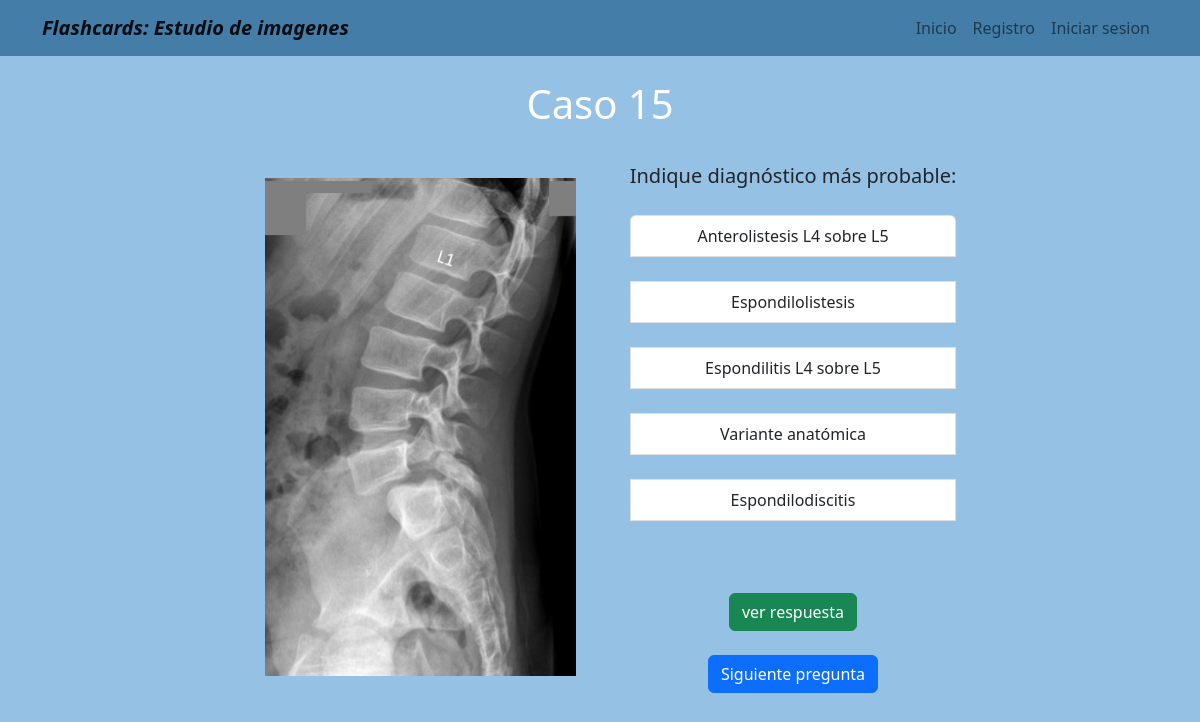
Page /alternativas/15/ on the committed database.
### alternativas/models.py (models this page shows)
class secc_alternativa(models.Model):
    numero_respuesta_alt= PositiveSmallIntegerField(default=1)
    alternativa_1= CharField(max_length=100, blank=True)
    alternativa_2= CharField(max_length=100, blank=True)
    alternativa_3= CharField(max_length=100, blank=True)
    alternativa_4= CharField(max_length=100, blank=True)
    alternativa_5= CharField(max_length=100, blank=True)
    alternativa_respuesta= CharField(max_length=100, blank=True)
    descripcion_breve = CharField(max_length=600, blank=True)
    url_info_esp= URLField(blank=True)
    url_info_ing= URLField(blank=True)
    imagen_con_patologia= ImageField(upload_to='estudio/images/')
    pregunta= CharField(max_length=500, blank=True)

### alternativas/views.py (the view)
# urls.py: path('15/', quince, name='quince'),
def quince(request):
    quinceavo= secc_alternativa.objects.filter(numero_respuesta_alt=15)
    return render(request, '15.html',{'quinceavo':quinceavo})

### alternativas/templates/15.html
{% extends "layout.html" %}
{% block content %}
{% for info in quinceavo %}
<h1 style="color:white ; text-align:center;"> Caso {{info.numero_respuesta_alt}}</h1> <br/>
  <td style="padding-left: 20px;">
    <img src=" {{info.imagen_con_patologia.url}}" width="75%" > <br>
  </td>
  <td style="padding-right: 50px;">
    <a style=" font-size: 20px">{{info.pregunta}} </a> <br><br>
    <div class="list-group">
      <a class="list-group-item list-group-item-action">{{info.alternativa_1}} </a> <br>
      <a class="list-group-item list-group-item-action">{{info.alternativa_2}} </a> <br>
      <a class="list-group-item list-group-item-action">{{info.alternativa_3}} </a> <br>
      <a class="list-group-item list-group-item-action">{{info.alternativa_4}} </a> <br>
      <a class="list-group-item list-group-item-action">{{info.alternativa_5}} </a> <br>
  </div>
  <br> <br> <a class="btn btn-success text-center contenedor-boton-inicio" href="{% url 'quince_r' %}" role="button" > ver respuesta </a>
  <br> <br> <a class="btn btn-primary text-center contenedor-boton-inicio" href="{% url 'diesciseis' %}" role="button" > Siguiente pregunta </a>
</td>
{% endfor %}
{% endblock %}

### home/templates/layout.html (style rules this page uses)
body { background-color:#95c2e4; text-align: center; }
.contenedor-boton-inicio { display: inline-flex; }

### rows in the picture
secc_alternativa: numero_respuesta_alt "15", imagen_con_patologia (picture), pregunta "Indique diagnóstico más probable:", alternativa_1 "Anterolistesis L4 sobre L5", alternativa_2 "Espondilolistesis", alternativa_3 "Espondilitis L4 sobre L5", alternativa_4 "Variante anatómica", alternativa_5 "Espondilodiscitis"
